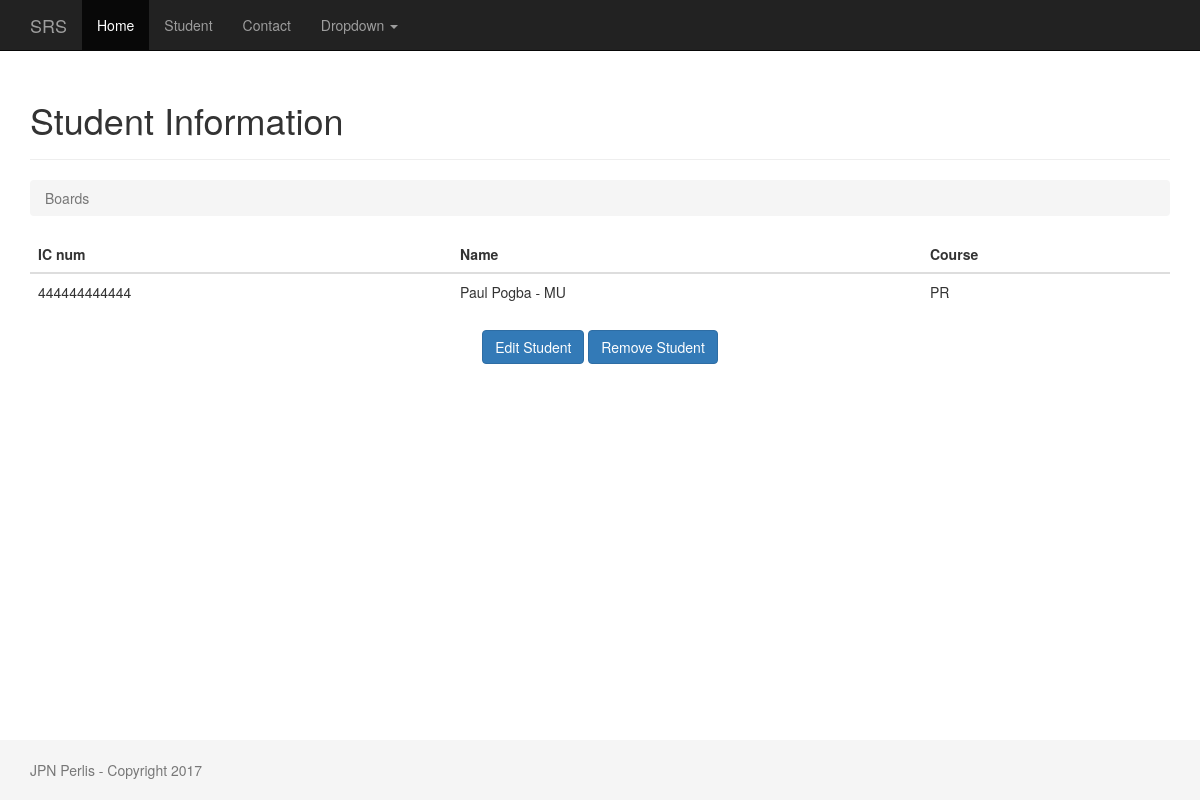
/student/4/, run on the app's committed database.
### student/models.py (models this page shows, shortened)
class Student(models.Model):
    PROGAMMING = 'PR'
    NETWORKING = 'NT'
    PCTECH = 'PC'
    COURSE_CHOICES = (
        (PROGAMMING, 'Programming'),
        (NETWORKING, 'Networking'),
        (PCTECH, 'PC Technichian'),
    )
    createdby = models.ForeignKey('auth.User',on_delete=models.CASCADE)
    icnum = models.CharField('ID Number',max_length=12,unique=True,blank=False,null=False)
    name = models.CharField('Name',max_length=300)
    course = models.CharField('Courserwork',max_length=2,choices=COURSE_CHOICES,default=PCTECH,)
    created_date = models.DateTimeField('Created Date',default=timezone.now)

### student/views.py (the view)
# urls.py: url(r'^(?P<pk>\d+)/$', views.student_detail, name='student_detail'),
def student_detail(request,pk):
    student = get_object_or_404(Student, pk=pk)
    return render(request, 'student/student_detail.html', {'student': student})

### templates/student/student_detail.html
{% extends 'baseproj.html' %}
{% block content %}
      <div class="page-header">
        <h1>Student Information</h1>
      </div>
      <ol class="breadcrumb my-4">
        <li class="breadcrumb-item active">Boards</li>
      </ol>
      <table class="table">
        <thead class="thead-inverse">
          <tr>
            <th>IC num</th>
            <th>Name</th>
            <th>Course</th>
          </tr>
        </thead>
        <tbody>
            <tr>
              <td>
                {{ student.icnum }}
              </td>
              <td class="align-middle">{{ student.name }}</td>
              <td class="align-middle">{{ student.course }}</td>
            </tr>
        </tbody>
	  </table>
    <p class="text-center">
      <a href="{% url 'student_edit' student.pk %}" class="btn btn-primary" >Edit Student</a>
      <a href="{% url 'student_remove' student.pk %}" class="btn btn-primary" >Remove Student</a>
    </p>
{% endblock %}

### static/css/sticky-footer-navbar.css (style rules this page uses)
html { position: relative; min-height: 100%; }
body { margin-bottom: 60px; }

### data on the page
Student: icnum "444444444444", name "Paul Pogba - MU", course "PR"
